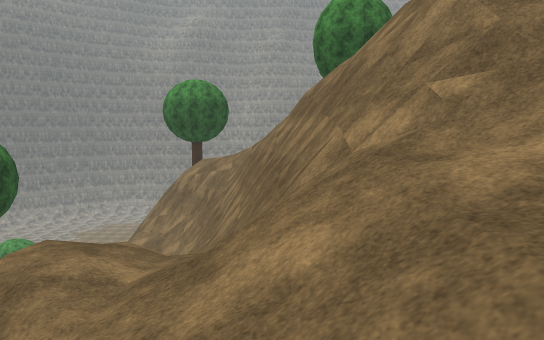
view 1 (above)

12 first-person views from a walk through a Unity game level. The camera is 1.4 m above the floor, tilts 6° down and sees 70° across. The floor is counted in squares, 2 m on a side. Each view is taken from the middle of a square. On the plan, view 1 faces up. The plan holds only what a view shows up to about 11 squares ahead; the rest is blank. The place goes on beyond the plan. Some trees and plants on the terrain are drawn as simple stand-ins. The player character is not drawn. Surface patterns are stand-ins for the level's own textures.

view 2
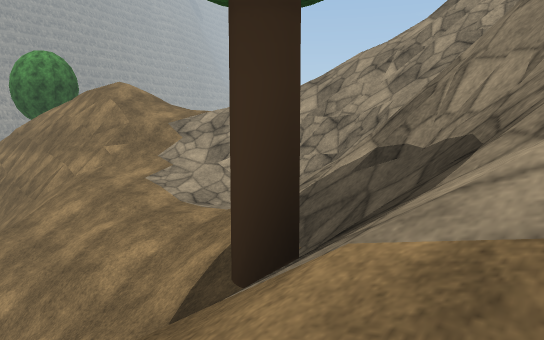

view 3
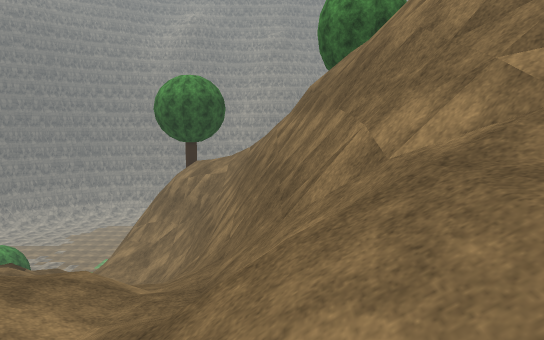

view 4
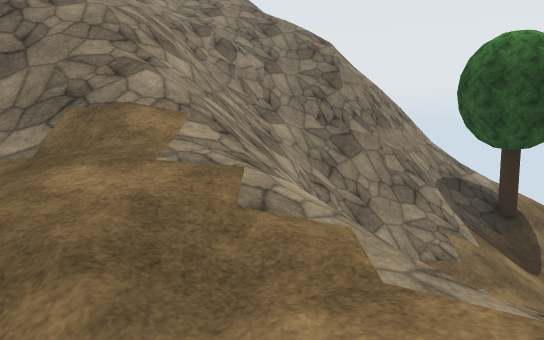

view 5
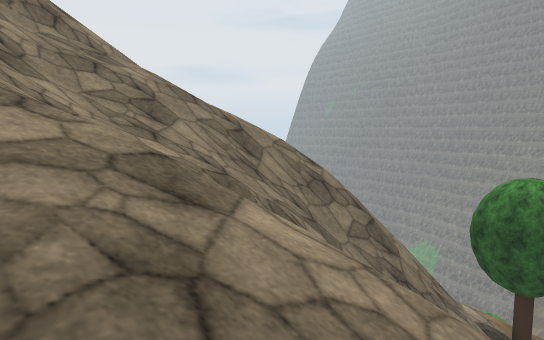

view 6
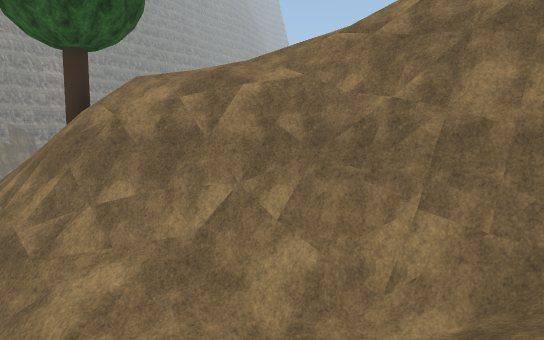

view 7
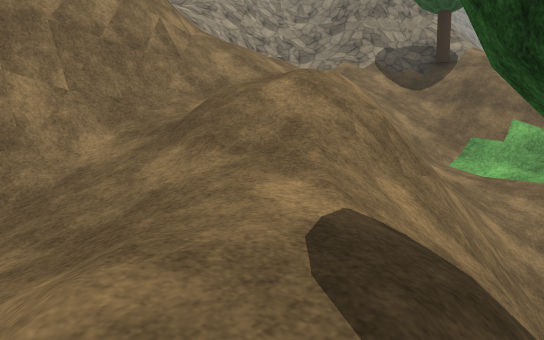

view 8
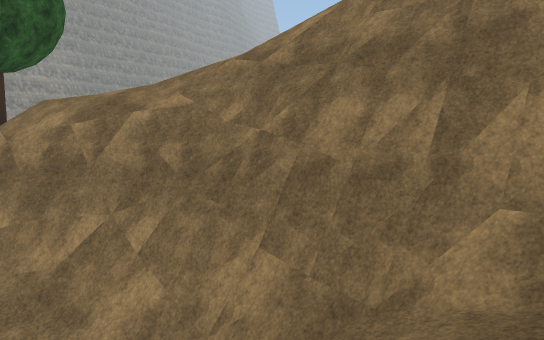

view 9
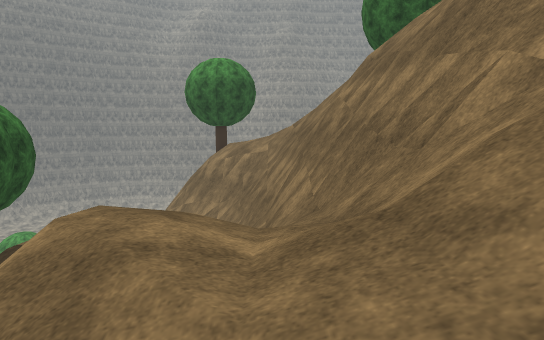

view 10
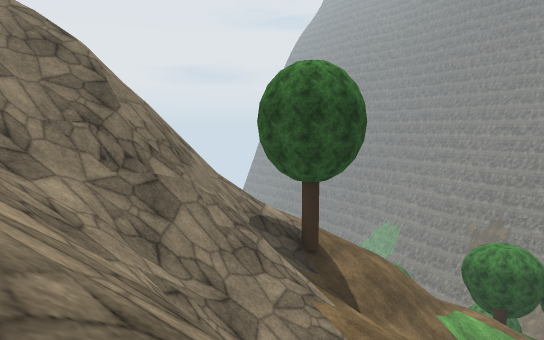

view 11
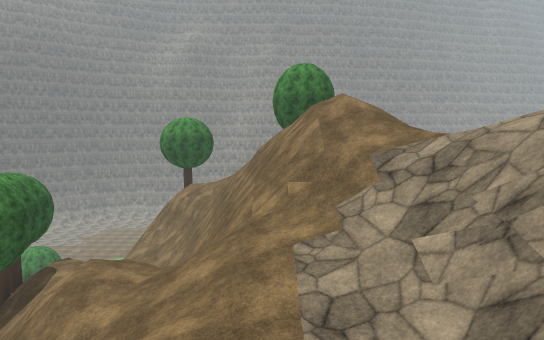

view 12
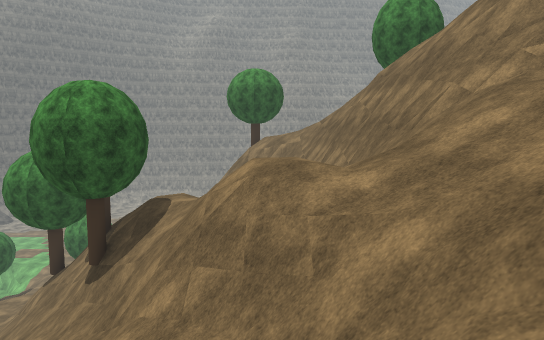

### Floor plan
Key: @ floor where view 1 was taken; # wall or solid block; . main floor; : floor 3.25 m higher than the main floor; + floor 6.5 m higher than the main floor; / step, stairs or slope; = window, fence, low wall or low ledge; v drop or lower ground; T tree.
Columns run from 6 left of view 1 to 8 right of it. Each row starts with its distance up from view 1.
 14   /T
 13   #//
 12   ##//
 11   =##//
 10   //#v/
  9  ///##/
  8 // //#v/
  7 T////##//
  6 #/.//##v/
  5 /T////##/
  4 ///=//##  /
  3  /##://#=/+/
  2   /#///////+/
  1   ///////////
  0   /.//@:/=////
 -1 /////////=////
 -2 /////////=/=///
 -3  //////////=///
 -4    //T/#=//////
 -5     ///##//=//
 -6        #//////
 -7          /////
 -8            //
 -9            //=

Where each view was taken, in squares from view 1:
view 1: 0 up, 0 right, facing up
view 2: 5 down, 2 left, facing up-right
view 3: 1 up, 0 right, facing up
view 4: 4 up, 4 right, facing down
view 5: 2 down, 8 right, facing down-left
view 6: 7 up, 5 left, facing up-right
view 7: 7 up, 5 left, facing down-right
view 8: 6 up, 4 left, facing up-right
view 9: 1 up, 1 left, facing up
view 10: 1 up, 5 right, facing down-left
view 11: 3 down, 1 right, facing up
view 12: 2 down, 2 left, facing up
